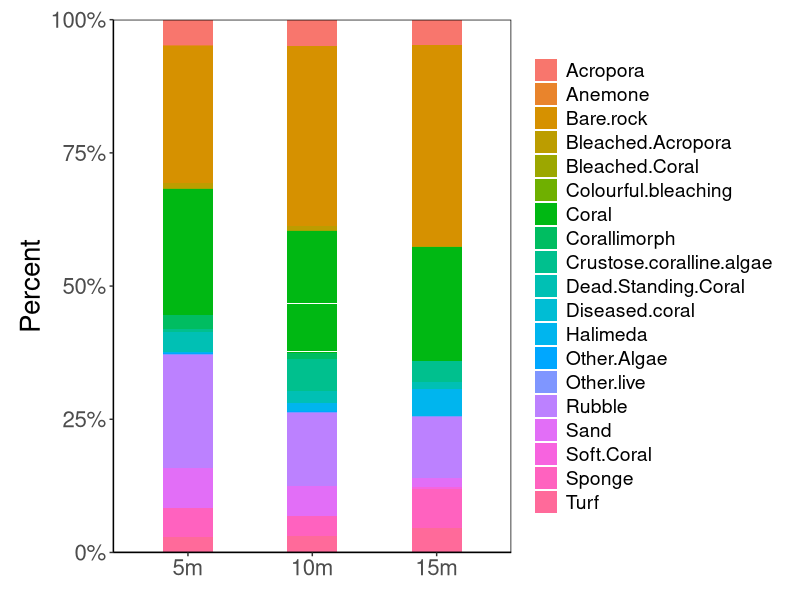
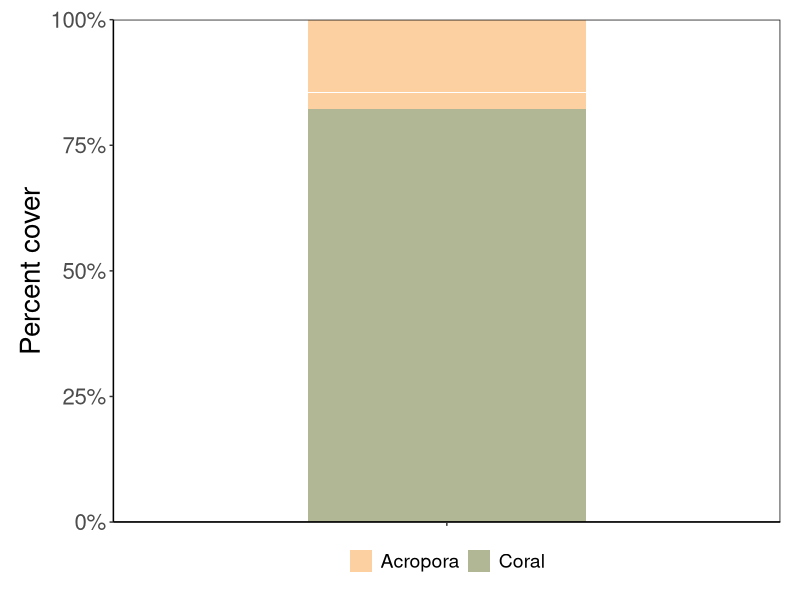

These charts were generated, in order, by the following R code: (Note: this script raises an error after producing the figures.)
# Laamu Coral Reef monitoring project
# Code for coral growth form analysis

# Written by Mara Fischer
# E-mail: mf555@exeter.ac.uk
# 20/10/2022

# Packages ----
library(dplyr)
library(tidyr)
library(ggplot2)
library(cowplot)
library(forcats)

# Create theme for plots
theme_diss <- function(){            
  theme_bw()+                          
    theme(text = element_text(family = "sans"),
          axis.text = element_text(size = 16), 
          axis.title = element_text(size = 20),
          axis.line.x = element_line(color="black"), 
          axis.line.y = element_line(color="black"),
          panel.border = element_blank(),
          panel.grid.major.x = element_blank(),                                          
          panel.grid.minor.x = element_blank(),
          panel.grid.minor.y = element_blank(),
          panel.grid.major.y = element_blank(),  
          plot.margin = unit(c(1, 1, 1, 1), units = , "cm"),
          plot.title = element_text(size = 20, vjust = 1, hjust = 0),
          legend.text = element_text(size = 14),
          legend.title = element_text(size = 16, face = "bold"),
          legend.position = "bottom",
          legend.key = element_blank(),
          legend.background = element_rect(color = "black", 
                                           fill = "transparent",
                                           size = 2, linetype = "blank"))
}

# Load data ----

perc_all22 <- read.csv("data/perc_all_final.csv", header = T) # full 2022 raw data (28 sites)
all22sites <- read.csv("data/all22sites.csv", header = T)  # full data, aggr. by depth

# Data exploration with raw data ----

length(unique(perc_all22$Site.name))  # 28 sites

# Mean Acropora cover: 
mean(perc_all22$Acropora)  # 4.889018

# Mean other coral cover:
mean(perc_all22$Coral)  # 22.60464

# Mean total hard coral cover:
mean(perc_all22$Acropora) + mean(perc_all22$Coral) # 27.49366

# Percentage of acropora out of total:
4.889018/27.49366 * 100  # 17.78235 %

# Percentage of non-acropora out of total:
22.60464/27.49366 * 100  # 82.21765 %

# Add column for total cover
perc_all22 <- perc_all22 %>% 
  mutate(Total.coral = Acropora + Coral)

# Calculate mean, sd and SE for both
mean_cover <- perc_all22 %>% 
  summarise(Acropora.mean = mean(Acropora), 
            Acropora.sd = sd(Acropora),
            n = n(),
            Acropora.SE = sd(Acropora)/sqrt(n()),
            Coral.mean = mean(Coral), 
            Coral.sd = sd(Coral),
            Coral.SE = sd(Coral)/sqrt(n()),
            Total.mean = mean(Total.coral),
            Total.sd = sd(Total.coral),
            Total.SE = sd(Total.coral)/sqrt(n)) %>% 
  ungroup()

# Data exploration with data aggr. by depth ----

length(unique(all22sites$Site.name))  # 28 sites

# Mean Acropora cover: 
mean(all22sites$Acropora)  # 4.889018

# Mean other coral cover:
mean(all22sites$Other.Coral)  # 22.60464

# Mean total hard coral cover:
mean(all22sites$Total.hard.coral)  # 27.49366

# Percentage of acropora out of total:
4.889018/27.49366 * 100  # 17.78235 %

# Percentage of non-acropora out of total:
22.60464/27.49366 * 100  # 82.21765 %

### All the same averages, so will use full raw dataset for now ###

perc_all22$Depth <- factor(perc_all22$Depth, levels = c("5m", "10m", "15m"),
                           labels = c("5m", "10m", "15m"))

# Visualisation ----

# Stacked barplot

# Remove unneeded columns:
perc_all22 <- perc_all22 %>% 
  select(- Tape, - Wand, - Shadow, - Sum.excl.TWS)

perc_long <- perc_all22 %>% 
  pivot_longer(cols = 7:25, names_to = "Cover", values_to = "Percent")

# With all categories
(stack <- ggplot(perc_long, aes(x = Depth, y = Percent, fill = Cover)) +
    geom_bar(position = "fill", stat = "identity", width = 0.4) +
    scale_y_continuous(labels = scales::percent,
                       expand = c(0,0)) + 
    #labs(y = "Benthic cover\n", x = "\nYear") +
    theme_diss() +
    theme(legend.position = "right",
          legend.title = element_blank(),
          axis.title.x = element_blank(),
          #aspect.ratio = 1.5,
          panel.border = element_rect(fill = NA),
          plot.margin = unit(c(0.5, 0.5, 0.5, 0.5), "cm"))
)

# Filter out Acropora and other coral
coral_long <- perc_long %>% 
  filter(Cover == "Acropora" | Cover == "Coral")

# Add column to use as x-axis to show Laamu-wide average
coral_long <- coral_long %>% 
  mutate(X = "Laamu")

# Stacked barplot with only coral
(coral_stack <- ggplot(coral_long, aes(x = X, y = Percent, fill = Cover)) +
    geom_bar(position = "fill", stat = "identity", width = 0.5) +
    scale_y_continuous(labels = scales::percent,
                       expand = c(0,0)) +
    scale_colour_manual(values = c("#fcd0a1", "#b1b695")) +
    scale_fill_manual(values = c("#fcd0a1", "#b1b695")) +
    labs(y = "Percent cover") +
    theme_diss() +
    theme(legend.position = "bottom",
          legend.title = element_blank(),
          axis.title.x = element_blank(),
          axis.text.x = element_blank(),
          panel.border = element_rect(fill = NA),
          plot.margin = unit(c(0.5, 0.5, 0.5, 0.5), "cm"))
)

save_plot(coral_stack, filename = "outputs/coral_stack.png")

ggsave(coral_stack, filename = "outputs/coral_stack.png", height = 6, width = 7)

# by depth
(coral_stack_dep <- ggplot(coral_long, aes(x = Depth, y = Percent, fill = Cover)) +
    geom_bar(position = "fill", stat = "identity", width = 0.4) +
    scale_y_continuous(labels = scales::percent,
                       expand = c(0,0)) + 
    scale_colour_manual(values = c("#fcd0a1", "#b1b695")) +
    scale_fill_manual(values = c("#fcd0a1", "#b1b695")) +
    labs(y = "Percent cover") +
    theme_diss() +
    theme(legend.title = element_blank(),
          axis.title.x = element_blank(),
          #axis.text.x = element_blank(),
          panel.border = element_rect(fill = NA),
          plot.margin = unit(c(0.5, 0.5, 0.5, 0.5), "cm"))
)
## very similar across depths

ggsave(coral_stack_dep, filename = "outputs/coral_stack_dep.png", height = 6, width = 7)


# by reef type
(coral_stack_rt <- ggplot(coral_long, aes(x = Reef.type, y = Percent, fill = Cover)) +
    geom_bar(position = "fill", stat = "identity", width = 0.4) +
    scale_y_continuous(labels = scales::percent,
                       expand = c(0,0)) + 
    scale_colour_manual(values = c("#fcd0a1", "#b1b695")) +
    scale_fill_manual(values = c("#fcd0a1", "#b1b695")) +
    labs(y = "Percent cover") +
    coord_flip() +
    theme_diss() +
    theme(legend.title = element_blank(),
          axis.title.y = element_blank(),
          #axis.text.x = element_blank(),
          panel.border = element_rect(fill = NA),
          plot.margin = unit(c(0.5, 0.5, 0.5, 0.5), "cm"))
)
# quite marked diffs, lowest in channel, and highest in thila

# Plot with coord flipepd
(coral_stack_rt2 <- ggplot(coral_long, aes(x = Reef.type, y = Percent, fill = Cover)) +
    geom_bar(position = "fill", stat = "identity", width = 0.4) +
    scale_y_continuous(labels = scales::percent,
                       expand = c(0,0)) + 
    scale_colour_manual(values = c("#fcd0a1", "#b1b695")) +
    scale_fill_manual(values = c("#fcd0a1", "#b1b695")) +
    labs(y = "Percent cover") +
    coord_flip() +
    theme_diss() +
    theme(legend.title = element_blank(),
          axis.title.y = element_blank(),
          axis.title.x = element_blank(),
          #axis.text.x = element_blank(),
          panel.border = element_rect(fill = NA),
          plot.margin = unit(c(0.5, 0.5, 0.5, 0.5), "cm"))
)

# by site
(coral_stack_site <- ggplot(coral_long, aes(x = reorder(Site.name,(desc(Percent))), y = Percent, fill = Cover)) +
    geom_bar(position = "fill", stat = "identity", width = 0.4) +
    scale_y_continuous(labels = scales::percent,
                       expand = c(0,0)) + 
    labs(y = "Percent cover\n") +
    theme_diss() +
    theme(legend.position = "right",
          legend.title = element_blank(),
          axis.title.x = element_blank(),
          axis.text.x = element_text(angle = 45, hjust = 1),
          panel.border = element_rect(fill = NA),
          plot.margin = unit(c(0.5, 0.5, 0.5, 0.5), "cm"))
)

# Arrange the data to have it ordered by cover
coral_long <- coral_long %>% 
  arrange(Cover != 'Acropora', Percent) %>%
  mutate(Site = factor(Site.name, unique(Site.name)),
         Cover = factor(Cover, unique(Cover)))
  
(coral_stack_site <- ggplot(coral_long, aes(x = Site, y = Percent, fill = Cover)) +
     geom_bar(position = "fill", stat = "identity", width = 0.4) +
     scale_y_continuous(labels = scales::percent,
                        expand = c(0,0)) + 
     labs(y = "Percent cover\n") +
     theme_diss() +
     theme(legend.position = "right",
           legend.title = element_blank(),
           axis.title.x = element_blank(),
           axis.text.x = element_text(angle = 45, hjust = 1),
           panel.border = element_rect(fill = NA),
           plot.margin = unit(c(0.5, 0.5, 0.5, 0.5), "cm"))
)

coral_long %>%
  mutate(Site = fct_reorder(Site, Percent)) %>%
  ggplot(aes(x = Site, y = Percent, fill = Cover)) +
  geom_bar(position = "fill", stat = "identity", width = 0.4) +
  scale_y_continuous(labels = scales::percent,
                     expand = c(0,0)) +
  scale_colour_manual(values = c("#fcd0a1", "#b1b695")) +
  scale_fill_manual(values = c("#fcd0a1", "#b1b695")) +
  labs(y = "Percent cover") +
  theme_diss() +
  theme(legend.title = element_blank(),
        axis.title.x = element_blank(),
        axis.text.x = element_text(angle = 45, hjust = 1),
        panel.border = element_rect(fill = NA),
        plot.margin = unit(c(0.5, 0.5, 0.5, 0.5), "cm"))

coral_long %>%
  mutate(Site = fct_reorder(Site, Percent)) %>%
  ggplot(aes(x = Site, y = Percent, fill = Cover)) +
  geom_bar(position = "fill", stat = "identity", width = 0.4) +
  scale_y_continuous(labels = scales::percent,
                     expand = c(0,0)) +
  scale_colour_manual(values = c("#fcd0a1", "#b1b695")) +
  scale_fill_manual(values = c("#fcd0a1", "#b1b695")) +
  labs(y = "Percent cover") +
  coord_flip() +
  theme_diss() +
  theme(legend.title = element_blank(),
        axis.title.x = element_blank(),
        axis.title.y = element_blank(),
        #axis.text.x = element_text(angle = 45, hjust = 1),
        panel.border = element_rect(fill = NA),
        plot.margin = unit(c(0.5, 0.5, 0.5, 0.5), "cm"))


# Pie chart of Laamu wide average

# Make subset with averaged proportions
coral_prop <- coral_long %>% 
  group_by(Cover) %>% 
  summarise(Prop = mean(Percent),
            Perc = Prop/27.49366) %>% 
  ungroup()

# With proportion
pie(coral_prop$Prop, labels = c("Acropora", "Other coral"))

# With percentage out of total
pie(coral_prop$Perc, labels = c("Acropora (17.8%)", "Other coral (82.2%)"), 
    col = c("#fcd0a1", "#b1b695"), border = "white")

